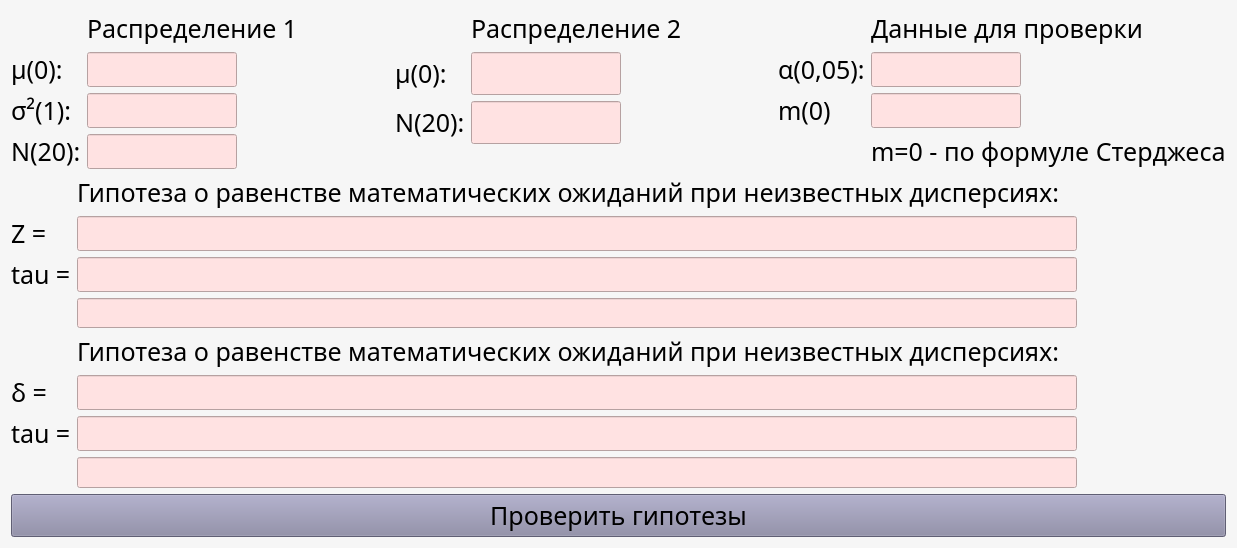
<?xml version="1.0" encoding="UTF-8"?>
<ui version="4.0">
 <class>Form</class>
 <widget class="QWidget" name="Form">
  <property name="geometry">
   <rect>
    <x>0</x>
    <y>0</y>
    <width>1237</width>
    <height>548</height>
   </rect>
  </property>
  <property name="font">
   <font>
    <family>Aero Matics</family>
    <pointsize>-1</pointsize>
   </font>
  </property>
  <property name="windowTitle">
   <string>Form</string>
  </property>
  <property name="styleSheet">
   <string notr="true">font-size: 25px;
font-family: Aero Matics;
background-color: #F6F6F6;</string>
  </property>
  <layout class="QVBoxLayout" name="verticalLayout">
   <item>
    <layout class="QHBoxLayout" name="horizontalLayout">
     <item>
      <layout class="QFormLayout" name="formLayout">
       <item row="1" column="0">
        <widget class="QLabel" name="label_2">
         <property name="text">
          <string>μ(0):</string>
         </property>
        </widget>
       </item>
       <item row="1" column="1">
        <widget class="QLineEdit" name="lineEdit">
         <property name="minimumSize">
          <size>
           <width>100</width>
           <height>4</height>
          </size>
         </property>
         <property name="maximumSize">
          <size>
           <width>150</width>
           <height>50</height>
          </size>
         </property>
         <property name="styleSheet">
          <string notr="true">background-color: #FFE2E2</string>
         </property>
        </widget>
       </item>
       <item row="2" column="0">
        <widget class="QLabel" name="label_3">
         <property name="text">
          <string>σ²(1):</string>
         </property>
        </widget>
       </item>
       <item row="3" column="0">
        <widget class="QLabel" name="label_4">
         <property name="text">
          <string>N(20):</string>
         </property>
        </widget>
       </item>
       <item row="2" column="1">
        <widget class="QLineEdit" name="lineEdit_2">
         <property name="minimumSize">
          <size>
           <width>100</width>
           <height>4</height>
          </size>
         </property>
         <property name="maximumSize">
          <size>
           <width>150</width>
           <height>50</height>
          </size>
         </property>
         <property name="styleSheet">
          <string notr="true">background-color: #FFE2E2</string>
         </property>
        </widget>
       </item>
       <item row="3" column="1">
        <widget class="QLineEdit" name="lineEdit_3">
         <property name="minimumSize">
          <size>
           <width>100</width>
           <height>4</height>
          </size>
         </property>
         <property name="maximumSize">
          <size>
           <width>150</width>
           <height>50</height>
          </size>
         </property>
         <property name="styleSheet">
          <string notr="true">background-color: #FFE2E2</string>
         </property>
        </widget>
       </item>
       <item row="0" column="1">
        <widget class="QLabel" name="label">
         <property name="styleSheet">
          <string notr="true"/>
         </property>
         <property name="text">
          <string>Распределение 1</string>
         </property>
        </widget>
       </item>
      </layout>
     </item>
     <item>
      <layout class="QFormLayout" name="formLayout_2">
       <item row="2" column="0">
        <widget class="QLabel" name="label_6">
         <property name="text">
          <string>μ(0):</string>
         </property>
        </widget>
       </item>
       <item row="3" column="0">
        <widget class="QLabel" name="label_7">
         <property name="text">
          <string>N(20):</string>
         </property>
        </widget>
       </item>
       <item row="2" column="1">
        <widget class="QLineEdit" name="lineEdit_4">
         <property name="minimumSize">
          <size>
           <width>100</width>
           <height>4</height>
          </size>
         </property>
         <property name="maximumSize">
          <size>
           <width>150</width>
           <height>50</height>
          </size>
         </property>
         <property name="styleSheet">
          <string notr="true">background-color: #FFE2E2</string>
         </property>
        </widget>
       </item>
       <item row="3" column="1">
        <widget class="QLineEdit" name="lineEdit_5">
         <property name="minimumSize">
          <size>
           <width>100</width>
           <height>4</height>
          </size>
         </property>
         <property name="maximumSize">
          <size>
           <width>150</width>
           <height>50</height>
          </size>
         </property>
         <property name="styleSheet">
          <string notr="true">background-color: #FFE2E2</string>
         </property>
        </widget>
       </item>
       <item row="1" column="1">
        <widget class="QLabel" name="label_5">
         <property name="text">
          <string>Распределение 2</string>
         </property>
        </widget>
       </item>
      </layout>
     </item>
     <item>
      <layout class="QFormLayout" name="formLayout_3">
       <item row="1" column="0">
        <widget class="QLabel" name="label_9">
         <property name="text">
          <string>α(0,05):</string>
         </property>
        </widget>
       </item>
       <item row="1" column="1">
        <widget class="QLineEdit" name="lineEdit_6">
         <property name="minimumSize">
          <size>
           <width>100</width>
           <height>4</height>
          </size>
         </property>
         <property name="maximumSize">
          <size>
           <width>150</width>
           <height>50</height>
          </size>
         </property>
         <property name="styleSheet">
          <string notr="true">background-color: #FFE2E2</string>
         </property>
        </widget>
       </item>
       <item row="0" column="1">
        <widget class="QLabel" name="label_8">
         <property name="text">
          <string>Данные для проверки</string>
         </property>
        </widget>
       </item>
       <item row="2" column="0">
        <widget class="QLabel" name="label_16">
         <property name="text">
          <string>m(0)</string>
         </property>
        </widget>
       </item>
       <item row="2" column="1">
        <widget class="QLineEdit" name="lineEdit_13">
         <property name="minimumSize">
          <size>
           <width>100</width>
           <height>4</height>
          </size>
         </property>
         <property name="maximumSize">
          <size>
           <width>150</width>
           <height>50</height>
          </size>
         </property>
         <property name="styleSheet">
          <string notr="true">background-color: #FFE2E2</string>
         </property>
        </widget>
       </item>
       <item row="3" column="1">
        <widget class="QLabel" name="label_17">
         <property name="text">
          <string>&lt;html&gt;&lt;head/&gt;&lt;body&gt;&lt;p&gt;&lt;span style=&quot; font-size:19pt;&quot;&gt;m=0 - по формуле Стерджеса&lt;/span&gt;&lt;/p&gt;&lt;/body&gt;&lt;/html&gt;</string>
         </property>
        </widget>
       </item>
      </layout>
     </item>
    </layout>
   </item>
   <item>
    <layout class="QFormLayout" name="formLayout_4">
     <item row="1" column="0">
      <widget class="QLabel" name="label_11">
       <property name="text">
        <string>Z =</string>
       </property>
      </widget>
     </item>
     <item row="2" column="0">
      <widget class="QLabel" name="label_12">
       <property name="text">
        <string>tau =</string>
       </property>
      </widget>
     </item>
     <item row="1" column="1">
      <widget class="QLineEdit" name="lineEdit_7">
       <property name="minimumSize">
        <size>
         <width>200</width>
         <height>4</height>
        </size>
       </property>
       <property name="maximumSize">
        <size>
         <width>1000</width>
         <height>50</height>
        </size>
       </property>
       <property name="styleSheet">
        <string notr="true">background-color: #FFE2E2</string>
       </property>
      </widget>
     </item>
     <item row="2" column="1">
      <widget class="QLineEdit" name="lineEdit_8">
       <property name="minimumSize">
        <size>
         <width>200</width>
         <height>4</height>
        </size>
       </property>
       <property name="maximumSize">
        <size>
         <width>1000</width>
         <height>50</height>
        </size>
       </property>
       <property name="styleSheet">
        <string notr="true">background-color: #FFE2E2</string>
       </property>
      </widget>
     </item>
     <item row="3" column="1">
      <widget class="QLineEdit" name="lineEdit_9">
       <property name="minimumSize">
        <size>
         <width>200</width>
         <height>4</height>
        </size>
       </property>
       <property name="maximumSize">
        <size>
         <width>1000</width>
         <height>50</height>
        </size>
       </property>
       <property name="styleSheet">
        <string notr="true">background-color: #FFE2E2</string>
       </property>
      </widget>
     </item>
     <item row="0" column="1">
      <widget class="QLabel" name="label_10">
       <property name="text">
        <string>Гипотеза о равенстве математических ожиданий при неизвестных дисперсиях:</string>
       </property>
      </widget>
     </item>
    </layout>
   </item>
   <item>
    <layout class="QFormLayout" name="formLayout_5">
     <item row="3" column="0">
      <widget class="QLabel" name="label_13">
       <property name="text">
        <string>δ =</string>
       </property>
      </widget>
     </item>
     <item row="3" column="1">
      <widget class="QLineEdit" name="lineEdit_10">
       <property name="minimumSize">
        <size>
         <width>200</width>
         <height>4</height>
        </size>
       </property>
       <property name="maximumSize">
        <size>
         <width>1000</width>
         <height>50</height>
        </size>
       </property>
       <property name="styleSheet">
        <string notr="true">background-color: #FFE2E2</string>
       </property>
      </widget>
     </item>
     <item row="4" column="0">
      <widget class="QLabel" name="label_14">
       <property name="text">
        <string>tau =</string>
       </property>
      </widget>
     </item>
     <item row="4" column="1">
      <widget class="QLineEdit" name="lineEdit_11">
       <property name="minimumSize">
        <size>
         <width>200</width>
         <height>4</height>
        </size>
       </property>
       <property name="maximumSize">
        <size>
         <width>1000</width>
         <height>50</height>
        </size>
       </property>
       <property name="styleSheet">
        <string notr="true">background-color: #FFE2E2</string>
       </property>
      </widget>
     </item>
     <item row="5" column="1">
      <widget class="QLineEdit" name="lineEdit_12">
       <property name="minimumSize">
        <size>
         <width>200</width>
         <height>4</height>
        </size>
       </property>
       <property name="maximumSize">
        <size>
         <width>1000</width>
         <height>50</height>
        </size>
       </property>
       <property name="styleSheet">
        <string notr="true">background-color: #FFE2E2</string>
       </property>
      </widget>
     </item>
     <item row="2" column="1">
      <widget class="QLabel" name="label_15">
       <property name="text">
        <string>Гипотеза о равенстве математических ожиданий при неизвестных дисперсиях:</string>
       </property>
      </widget>
     </item>
    </layout>
   </item>
   <item>
    <widget class="QPushButton" name="pushButton">
     <property name="font">
      <font>
       <family>Aero Matics</family>
       <pointsize>-1</pointsize>
      </font>
     </property>
     <property name="styleSheet">
      <string notr="true">background-color: #8785A2</string>
     </property>
     <property name="text">
      <string>Проверить гипотезы</string>
     </property>
    </widget>
   </item>
  </layout>
 </widget>
 <resources/>
 <connections/>
</ui>
